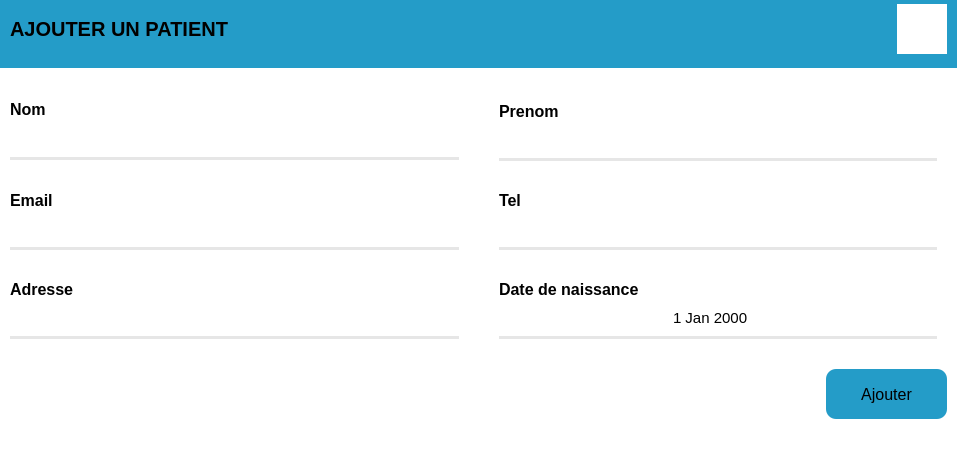
<?xml version="1.0" encoding="UTF-8"?>
<ui version="4.0">
 <class>AjouterPatient</class>
 <widget class="QDialog" name="AjouterPatient">
  <property name="geometry">
   <rect>
    <x>0</x>
    <y>0</y>
    <width>957</width>
    <height>459</height>
   </rect>
  </property>
  <property name="windowTitle">
   <string/>
  </property>
  <layout class="QHBoxLayout" name="horizontalLayout">
   <property name="spacing">
    <number>0</number>
   </property>
   <property name="leftMargin">
    <number>0</number>
   </property>
   <property name="topMargin">
    <number>0</number>
   </property>
   <property name="rightMargin">
    <number>0</number>
   </property>
   <property name="bottomMargin">
    <number>0</number>
   </property>
   <item>
    <widget class="QFrame" name="carre">
     <property name="styleSheet">
      <string notr="true">#carre{
	background-color: rgb(255, 255, 255);
}</string>
     </property>
     <property name="frameShape">
      <enum>QFrame::NoFrame</enum>
     </property>
     <property name="frameShadow">
      <enum>QFrame::Raised</enum>
     </property>
     <layout class="QVBoxLayout" name="verticalLayout_5">
      <property name="spacing">
       <number>0</number>
      </property>
      <property name="leftMargin">
       <number>0</number>
      </property>
      <property name="topMargin">
       <number>0</number>
      </property>
      <property name="rightMargin">
       <number>0</number>
      </property>
      <property name="bottomMargin">
       <number>10</number>
      </property>
      <item>
       <widget class="QFrame" name="autre">
        <property name="maximumSize">
         <size>
          <width>16777215</width>
          <height>70</height>
         </size>
        </property>
        <property name="styleSheet">
         <string notr="true">#autre{
border-bottom: 2px solid rgb(255, 255, 255);
background-color: rgb(36, 156, 200);
}</string>
        </property>
        <property name="frameShape">
         <enum>QFrame::NoFrame</enum>
        </property>
        <property name="frameShadow">
         <enum>QFrame::Raised</enum>
        </property>
        <layout class="QHBoxLayout" name="horizontalLayout_2">
         <property name="spacing">
          <number>0</number>
         </property>
         <property name="leftMargin">
          <number>10</number>
         </property>
         <property name="topMargin">
          <number>0</number>
         </property>
         <property name="rightMargin">
          <number>10</number>
         </property>
         <property name="bottomMargin">
          <number>12</number>
         </property>
         <item>
          <widget class="QLabel" name="label_3">
           <property name="font">
            <font>
             <pointsize>15</pointsize>
             <weight>75</weight>
             <bold>true</bold>
            </font>
           </property>
           <property name="styleSheet">
            <string notr="true">background-color: rgb(36, 156, 200);</string>
           </property>
           <property name="text">
            <string>AJOUTER UN PATIENT</string>
           </property>
          </widget>
         </item>
         <item>
          <widget class="QPushButton" name="femer">
           <property name="maximumSize">
            <size>
             <width>50</width>
             <height>50</height>
            </size>
           </property>
           <property name="cursor">
            <cursorShape>PointingHandCursor</cursorShape>
           </property>
           <property name="styleSheet">
            <string notr="true">background-color: rgb(255, 255, 255);
border: none;</string>
           </property>
           <property name="text">
            <string/>
           </property>
           <property name="icon">
            <iconset resource="icon.qrc">
             <normaloff>:/ICON/close-line.svg</normaloff>:/ICON/close-line.svg</iconset>
           </property>
           <property name="iconSize">
            <size>
             <width>36</width>
             <height>36</height>
            </size>
           </property>
          </widget>
         </item>
        </layout>
       </widget>
      </item>
      <item>
       <widget class="QFrame" name="frame_6">
        <property name="maximumSize">
         <size>
          <width>16777215</width>
          <height>279</height>
         </size>
        </property>
        <property name="styleSheet">
         <string notr="true">#frame_6{
background-color: rgb(255, 255, 255);
}

QLineEdit{
border: none;
border-bottom: 3px solid rgb(230, 230, 230);
background-color: transparent;
}</string>
        </property>
        <property name="frameShape">
         <enum>QFrame::NoFrame</enum>
        </property>
        <property name="frameShadow">
         <enum>QFrame::Raised</enum>
        </property>
        <layout class="QVBoxLayout" name="verticalLayout">
         <property name="spacing">
          <number>0</number>
         </property>
         <property name="leftMargin">
          <number>10</number>
         </property>
         <property name="topMargin">
          <number>0</number>
         </property>
         <property name="rightMargin">
          <number>10</number>
         </property>
         <property name="bottomMargin">
          <number>0</number>
         </property>
         <item>
          <widget class="QFrame" name="frame">
           <property name="frameShape">
            <enum>QFrame::NoFrame</enum>
           </property>
           <property name="frameShadow">
            <enum>QFrame::Raised</enum>
           </property>
           <layout class="QHBoxLayout" name="horizontalLayout_6">
            <property name="spacing">
             <number>0</number>
            </property>
            <property name="leftMargin">
             <number>0</number>
            </property>
            <property name="topMargin">
             <number>0</number>
            </property>
            <property name="rightMargin">
             <number>0</number>
            </property>
            <property name="bottomMargin">
             <number>0</number>
            </property>
            <item>
             <widget class="QFrame" name="frame_4">
              <property name="maximumSize">
               <size>
                <width>16777215</width>
                <height>16777215</height>
               </size>
              </property>
              <property name="frameShape">
               <enum>QFrame::NoFrame</enum>
              </property>
              <property name="frameShadow">
               <enum>QFrame::Raised</enum>
              </property>
              <layout class="QVBoxLayout" name="verticalLayout_2">
               <property name="spacing">
                <number>0</number>
               </property>
               <property name="leftMargin">
                <number>0</number>
               </property>
               <property name="topMargin">
                <number>0</number>
               </property>
               <property name="rightMargin">
                <number>20</number>
               </property>
               <property name="bottomMargin">
                <number>0</number>
               </property>
               <item>
                <widget class="QFrame" name="frame_7">
                 <property name="frameShape">
                  <enum>QFrame::NoFrame</enum>
                 </property>
                 <property name="frameShadow">
                  <enum>QFrame::Raised</enum>
                 </property>
                 <layout class="QHBoxLayout" name="horizontalLayout_3">
                  <property name="spacing">
                   <number>0</number>
                  </property>
                  <property name="leftMargin">
                   <number>0</number>
                  </property>
                  <property name="topMargin">
                   <number>30</number>
                  </property>
                  <property name="rightMargin">
                   <number>0</number>
                  </property>
                  <property name="bottomMargin">
                   <number>0</number>
                  </property>
                  <item>
                   <widget class="QLabel" name="label">
                    <property name="font">
                     <font>
                      <pointsize>12</pointsize>
                      <weight>75</weight>
                      <bold>true</bold>
                     </font>
                    </property>
                    <property name="text">
                     <string>Nom</string>
                    </property>
                   </widget>
                  </item>
                 </layout>
                </widget>
               </item>
               <item>
                <widget class="QFrame" name="frame_5">
                 <property name="frameShape">
                  <enum>QFrame::NoFrame</enum>
                 </property>
                 <property name="frameShadow">
                  <enum>QFrame::Raised</enum>
                 </property>
                 <layout class="QVBoxLayout" name="verticalLayout_3">
                  <property name="spacing">
                   <number>0</number>
                  </property>
                  <property name="leftMargin">
                   <number>0</number>
                  </property>
                  <property name="topMargin">
                   <number>0</number>
                  </property>
                  <property name="rightMargin">
                   <number>0</number>
                  </property>
                  <property name="bottomMargin">
                   <number>0</number>
                  </property>
                  <item>
                   <widget class="QLineEdit" name="L_nomP">
                    <property name="minimumSize">
                     <size>
                      <width>0</width>
                      <height>40</height>
                     </size>
                    </property>
                    <property name="font">
                     <font>
                      <pointsize>11</pointsize>
                     </font>
                    </property>
                    <property name="inputMethodHints">
                     <set>Qt::ImhNone</set>
                    </property>
                    <property name="cursorPosition">
                     <number>0</number>
                    </property>
                   </widget>
                  </item>
                 </layout>
                </widget>
               </item>
              </layout>
             </widget>
            </item>
            <item>
             <widget class="QFrame" name="frame_8">
              <property name="frameShape">
               <enum>QFrame::NoFrame</enum>
              </property>
              <property name="frameShadow">
               <enum>QFrame::Raised</enum>
              </property>
              <layout class="QVBoxLayout" name="verticalLayout_4">
               <property name="spacing">
                <number>0</number>
               </property>
               <property name="leftMargin">
                <number>20</number>
               </property>
               <property name="topMargin">
                <number>0</number>
               </property>
               <property name="rightMargin">
                <number>0</number>
               </property>
               <property name="bottomMargin">
                <number>0</number>
               </property>
               <item>
                <widget class="QFrame" name="frame_9">
                 <property name="frameShape">
                  <enum>QFrame::NoFrame</enum>
                 </property>
                 <property name="frameShadow">
                  <enum>QFrame::Raised</enum>
                 </property>
                 <layout class="QHBoxLayout" name="horizontalLayout_4">
                  <property name="spacing">
                   <number>0</number>
                  </property>
                  <property name="leftMargin">
                   <number>0</number>
                  </property>
                  <property name="topMargin">
                   <number>32</number>
                  </property>
                  <property name="rightMargin">
                   <number>0</number>
                  </property>
                  <property name="bottomMargin">
                   <number>0</number>
                  </property>
                  <item>
                   <widget class="QLabel" name="label_2">
                    <property name="font">
                     <font>
                      <pointsize>12</pointsize>
                      <weight>75</weight>
                      <bold>true</bold>
                     </font>
                    </property>
                    <property name="text">
                     <string>Prenom</string>
                    </property>
                   </widget>
                  </item>
                 </layout>
                </widget>
               </item>
               <item>
                <widget class="QFrame" name="frame_10">
                 <property name="frameShape">
                  <enum>QFrame::NoFrame</enum>
                 </property>
                 <property name="frameShadow">
                  <enum>QFrame::Raised</enum>
                 </property>
                 <layout class="QVBoxLayout" name="verticalLayout_6">
                  <property name="spacing">
                   <number>0</number>
                  </property>
                  <property name="leftMargin">
                   <number>0</number>
                  </property>
                  <property name="topMargin">
                   <number>0</number>
                  </property>
                  <property name="rightMargin">
                   <number>10</number>
                  </property>
                  <property name="bottomMargin">
                   <number>0</number>
                  </property>
                  <item>
                   <widget class="QLineEdit" name="L_prenomP">
                    <property name="minimumSize">
                     <size>
                      <width>0</width>
                      <height>40</height>
                     </size>
                    </property>
                    <property name="font">
                     <font>
                      <pointsize>11</pointsize>
                     </font>
                    </property>
                    <property name="placeholderText">
                     <string/>
                    </property>
                   </widget>
                  </item>
                 </layout>
                </widget>
               </item>
              </layout>
             </widget>
            </item>
           </layout>
          </widget>
         </item>
         <item>
          <widget class="QFrame" name="frame_2">
           <property name="frameShape">
            <enum>QFrame::NoFrame</enum>
           </property>
           <property name="frameShadow">
            <enum>QFrame::Raised</enum>
           </property>
           <layout class="QHBoxLayout" name="horizontalLayout_8">
            <property name="spacing">
             <number>0</number>
            </property>
            <property name="leftMargin">
             <number>0</number>
            </property>
            <property name="topMargin">
             <number>0</number>
            </property>
            <property name="rightMargin">
             <number>0</number>
            </property>
            <property name="bottomMargin">
             <number>0</number>
            </property>
            <item>
             <widget class="QFrame" name="frame_26">
              <property name="maximumSize">
               <size>
                <width>16777215</width>
                <height>16777215</height>
               </size>
              </property>
              <property name="frameShape">
               <enum>QFrame::NoFrame</enum>
              </property>
              <property name="frameShadow">
               <enum>QFrame::Raised</enum>
              </property>
              <layout class="QVBoxLayout" name="verticalLayout_19">
               <property name="spacing">
                <number>0</number>
               </property>
               <property name="leftMargin">
                <number>0</number>
               </property>
               <property name="topMargin">
                <number>0</number>
               </property>
               <property name="rightMargin">
                <number>20</number>
               </property>
               <property name="bottomMargin">
                <number>0</number>
               </property>
               <item>
                <widget class="QFrame" name="frame_27">
                 <property name="frameShape">
                  <enum>QFrame::NoFrame</enum>
                 </property>
                 <property name="frameShadow">
                  <enum>QFrame::Raised</enum>
                 </property>
                 <layout class="QHBoxLayout" name="horizontalLayout_12">
                  <property name="spacing">
                   <number>0</number>
                  </property>
                  <property name="leftMargin">
                   <number>0</number>
                  </property>
                  <property name="topMargin">
                   <number>30</number>
                  </property>
                  <property name="rightMargin">
                   <number>0</number>
                  </property>
                  <property name="bottomMargin">
                   <number>0</number>
                  </property>
                  <item>
                   <widget class="QLabel" name="label_10">
                    <property name="font">
                     <font>
                      <pointsize>12</pointsize>
                      <weight>75</weight>
                      <bold>true</bold>
                     </font>
                    </property>
                    <property name="text">
                     <string>Email</string>
                    </property>
                   </widget>
                  </item>
                 </layout>
                </widget>
               </item>
               <item>
                <widget class="QFrame" name="frame_28">
                 <property name="frameShape">
                  <enum>QFrame::NoFrame</enum>
                 </property>
                 <property name="frameShadow">
                  <enum>QFrame::Raised</enum>
                 </property>
                 <layout class="QVBoxLayout" name="verticalLayout_20">
                  <property name="spacing">
                   <number>0</number>
                  </property>
                  <property name="leftMargin">
                   <number>0</number>
                  </property>
                  <property name="topMargin">
                   <number>0</number>
                  </property>
                  <property name="rightMargin">
                   <number>0</number>
                  </property>
                  <property name="bottomMargin">
                   <number>0</number>
                  </property>
                  <item>
                   <widget class="QLineEdit" name="L_emailP">
                    <property name="minimumSize">
                     <size>
                      <width>0</width>
                      <height>40</height>
                     </size>
                    </property>
                    <property name="font">
                     <font>
                      <pointsize>11</pointsize>
                     </font>
                    </property>
                   </widget>
                  </item>
                 </layout>
                </widget>
               </item>
              </layout>
             </widget>
            </item>
            <item>
             <widget class="QFrame" name="frame_14">
              <property name="maximumSize">
               <size>
                <width>16777215</width>
                <height>16777215</height>
               </size>
              </property>
              <property name="frameShape">
               <enum>QFrame::NoFrame</enum>
              </property>
              <property name="frameShadow">
               <enum>QFrame::Raised</enum>
              </property>
              <layout class="QVBoxLayout" name="verticalLayout_15">
               <property name="spacing">
                <number>0</number>
               </property>
               <property name="leftMargin">
                <number>20</number>
               </property>
               <property name="topMargin">
                <number>0</number>
               </property>
               <property name="rightMargin">
                <number>0</number>
               </property>
               <property name="bottomMargin">
                <number>0</number>
               </property>
               <item>
                <widget class="QFrame" name="frame_17">
                 <property name="frameShape">
                  <enum>QFrame::NoFrame</enum>
                 </property>
                 <property name="frameShadow">
                  <enum>QFrame::Raised</enum>
                 </property>
                 <layout class="QHBoxLayout" name="horizontalLayout_10">
                  <property name="spacing">
                   <number>0</number>
                  </property>
                  <property name="leftMargin">
                   <number>0</number>
                  </property>
                  <property name="topMargin">
                   <number>30</number>
                  </property>
                  <property name="rightMargin">
                   <number>0</number>
                  </property>
                  <property name="bottomMargin">
                   <number>0</number>
                  </property>
                  <item>
                   <widget class="QLabel" name="label_8">
                    <property name="font">
                     <font>
                      <pointsize>12</pointsize>
                      <weight>75</weight>
                      <bold>true</bold>
                     </font>
                    </property>
                    <property name="text">
                     <string>Tel</string>
                    </property>
                   </widget>
                  </item>
                 </layout>
                </widget>
               </item>
               <item>
                <widget class="QFrame" name="frame_20">
                 <property name="frameShape">
                  <enum>QFrame::NoFrame</enum>
                 </property>
                 <property name="frameShadow">
                  <enum>QFrame::Raised</enum>
                 </property>
                 <layout class="QVBoxLayout" name="verticalLayout_16">
                  <property name="spacing">
                   <number>0</number>
                  </property>
                  <property name="leftMargin">
                   <number>0</number>
                  </property>
                  <property name="topMargin">
                   <number>0</number>
                  </property>
                  <property name="rightMargin">
                   <number>10</number>
                  </property>
                  <property name="bottomMargin">
                   <number>0</number>
                  </property>
                  <item>
                   <widget class="QLineEdit" name="L_telP">
                    <property name="minimumSize">
                     <size>
                      <width>0</width>
                      <height>40</height>
                     </size>
                    </property>
                    <property name="font">
                     <font>
                      <pointsize>11</pointsize>
                     </font>
                    </property>
                   </widget>
                  </item>
                 </layout>
                </widget>
               </item>
              </layout>
             </widget>
            </item>
           </layout>
          </widget>
         </item>
         <item>
          <widget class="QFrame" name="frame_3">
           <property name="frameShape">
            <enum>QFrame::NoFrame</enum>
           </property>
           <property name="frameShadow">
            <enum>QFrame::Raised</enum>
           </property>
           <layout class="QHBoxLayout" name="horizontalLayout_7">
            <property name="spacing">
             <number>0</number>
            </property>
            <property name="leftMargin">
             <number>0</number>
            </property>
            <property name="topMargin">
             <number>0</number>
            </property>
            <property name="rightMargin">
             <number>0</number>
            </property>
            <property name="bottomMargin">
             <number>0</number>
            </property>
            <item>
             <widget class="QFrame" name="frame_11">
              <property name="frameShape">
               <enum>QFrame::NoFrame</enum>
              </property>
              <property name="frameShadow">
               <enum>QFrame::Raised</enum>
              </property>
              <layout class="QVBoxLayout" name="verticalLayout_7">
               <property name="spacing">
                <number>0</number>
               </property>
               <property name="leftMargin">
                <number>0</number>
               </property>
               <property name="topMargin">
                <number>0</number>
               </property>
               <property name="rightMargin">
                <number>20</number>
               </property>
               <property name="bottomMargin">
                <number>0</number>
               </property>
               <item>
                <widget class="QFrame" name="frame_12">
                 <property name="frameShape">
                  <enum>QFrame::NoFrame</enum>
                 </property>
                 <property name="frameShadow">
                  <enum>QFrame::Raised</enum>
                 </property>
                 <layout class="QHBoxLayout" name="horizontalLayout_5">
                  <property name="spacing">
                   <number>0</number>
                  </property>
                  <property name="leftMargin">
                   <number>0</number>
                  </property>
                  <property name="topMargin">
                   <number>30</number>
                  </property>
                  <property name="rightMargin">
                   <number>0</number>
                  </property>
                  <property name="bottomMargin">
                   <number>0</number>
                  </property>
                  <item>
                   <widget class="QLabel" name="label_4">
                    <property name="font">
                     <font>
                      <pointsize>12</pointsize>
                      <weight>75</weight>
                      <bold>true</bold>
                     </font>
                    </property>
                    <property name="text">
                     <string>Adresse</string>
                    </property>
                   </widget>
                  </item>
                 </layout>
                </widget>
               </item>
               <item>
                <widget class="QFrame" name="frame_13">
                 <property name="frameShape">
                  <enum>QFrame::NoFrame</enum>
                 </property>
                 <property name="frameShadow">
                  <enum>QFrame::Raised</enum>
                 </property>
                 <layout class="QVBoxLayout" name="verticalLayout_8">
                  <property name="spacing">
                   <number>0</number>
                  </property>
                  <property name="leftMargin">
                   <number>0</number>
                  </property>
                  <property name="topMargin">
                   <number>0</number>
                  </property>
                  <property name="rightMargin">
                   <number>0</number>
                  </property>
                  <property name="bottomMargin">
                   <number>0</number>
                  </property>
                  <item>
                   <widget class="QLineEdit" name="L_adresseP">
                    <property name="minimumSize">
                     <size>
                      <width>0</width>
                      <height>40</height>
                     </size>
                    </property>
                    <property name="font">
                     <font>
                      <pointsize>11</pointsize>
                     </font>
                    </property>
                   </widget>
                  </item>
                 </layout>
                </widget>
               </item>
              </layout>
             </widget>
            </item>
            <item>
             <widget class="QFrame" name="frame_23">
              <property name="minimumSize">
               <size>
                <width>468</width>
                <height>0</height>
               </size>
              </property>
              <property name="frameShape">
               <enum>QFrame::NoFrame</enum>
              </property>
              <property name="frameShadow">
               <enum>QFrame::Raised</enum>
              </property>
              <layout class="QVBoxLayout" name="verticalLayout_17">
               <property name="spacing">
                <number>0</number>
               </property>
               <property name="leftMargin">
                <number>20</number>
               </property>
               <property name="topMargin">
                <number>0</number>
               </property>
               <property name="rightMargin">
                <number>0</number>
               </property>
               <property name="bottomMargin">
                <number>0</number>
               </property>
               <item>
                <widget class="QFrame" name="frame_24">
                 <property name="frameShape">
                  <enum>QFrame::NoFrame</enum>
                 </property>
                 <property name="frameShadow">
                  <enum>QFrame::Raised</enum>
                 </property>
                 <layout class="QHBoxLayout" name="horizontalLayout_11">
                  <property name="spacing">
                   <number>0</number>
                  </property>
                  <property name="leftMargin">
                   <number>0</number>
                  </property>
                  <property name="topMargin">
                   <number>30</number>
                  </property>
                  <property name="rightMargin">
                   <number>0</number>
                  </property>
                  <property name="bottomMargin">
                   <number>0</number>
                  </property>
                  <item>
                   <widget class="QLabel" name="label_9">
                    <property name="font">
                     <font>
                      <pointsize>12</pointsize>
                      <weight>75</weight>
                      <bold>true</bold>
                     </font>
                    </property>
                    <property name="text">
                     <string>Date de naissance</string>
                    </property>
                   </widget>
                  </item>
                 </layout>
                </widget>
               </item>
               <item>
                <widget class="QFrame" name="frame_25">
                 <property name="frameShape">
                  <enum>QFrame::NoFrame</enum>
                 </property>
                 <property name="frameShadow">
                  <enum>QFrame::Raised</enum>
                 </property>
                 <layout class="QVBoxLayout" name="verticalLayout_18">
                  <property name="spacing">
                   <number>0</number>
                  </property>
                  <property name="leftMargin">
                   <number>0</number>
                  </property>
                  <property name="topMargin">
                   <number>0</number>
                  </property>
                  <property name="rightMargin">
                   <number>10</number>
                  </property>
                  <property name="bottomMargin">
                   <number>0</number>
                  </property>
                  <item>
                   <widget class="QDateEdit" name="D_naissanceP">
                    <property name="minimumSize">
                     <size>
                      <width>0</width>
                      <height>40</height>
                     </size>
                    </property>
                    <property name="font">
                     <font>
                      <pointsize>11</pointsize>
                     </font>
                    </property>
                    <property name="styleSheet">
                     <string notr="true">border: none;
background-color: transparent;
border-bottom: 3px solid rgb(230, 230, 230);</string>
                    </property>
                    <property name="alignment">
                     <set>Qt::AlignCenter</set>
                    </property>
                    <property name="buttonSymbols">
                     <enum>QAbstractSpinBox::UpDownArrows</enum>
                    </property>
                   </widget>
                  </item>
                 </layout>
                </widget>
               </item>
              </layout>
             </widget>
            </item>
           </layout>
          </widget>
         </item>
        </layout>
       </widget>
      </item>
      <item>
       <widget class="QFrame" name="frame_15">
        <property name="frameShape">
         <enum>QFrame::NoFrame</enum>
        </property>
        <property name="frameShadow">
         <enum>QFrame::Raised</enum>
        </property>
        <layout class="QHBoxLayout" name="horizontalLayout_13">
         <property name="spacing">
          <number>0</number>
         </property>
         <property name="leftMargin">
          <number>0</number>
         </property>
         <property name="topMargin">
          <number>0</number>
         </property>
         <property name="rightMargin">
          <number>0</number>
         </property>
         <property name="bottomMargin">
          <number>0</number>
         </property>
         <item>
          <spacer name="horizontalSpacer">
           <property name="orientation">
            <enum>Qt::Horizontal</enum>
           </property>
           <property name="sizeHint" stdset="0">
            <size>
             <width>823</width>
             <height>20</height>
            </size>
           </property>
          </spacer>
         </item>
         <item>
          <widget class="QFrame" name="frame_16">
           <property name="cursor">
            <cursorShape>ArrowCursor</cursorShape>
           </property>
           <property name="frameShape">
            <enum>QFrame::NoFrame</enum>
           </property>
           <property name="frameShadow">
            <enum>QFrame::Raised</enum>
           </property>
           <layout class="QHBoxLayout" name="horizontalLayout_9">
            <property name="spacing">
             <number>0</number>
            </property>
            <property name="leftMargin">
             <number>0</number>
            </property>
            <property name="topMargin">
             <number>0</number>
            </property>
            <property name="rightMargin">
             <number>10</number>
            </property>
            <property name="bottomMargin">
             <number>0</number>
            </property>
            <item>
             <widget class="QPushButton" name="btnAjoutPatient">
              <property name="minimumSize">
               <size>
                <width>121</width>
                <height>50</height>
               </size>
              </property>
              <property name="font">
               <font>
                <pointsize>12</pointsize>
               </font>
              </property>
              <property name="styleSheet">
               <string notr="true">background-color: rgb(36, 156, 200);
color: rgb(0, 0, 0);
border: none;
border-radius: 10px;</string>
              </property>
              <property name="text">
               <string>Ajouter</string>
              </property>
              <property name="icon">
               <iconset resource="icon.qrc">
                <normaloff>:/ICON/plus.svg</normaloff>:/ICON/plus.svg</iconset>
              </property>
              <property name="iconSize">
               <size>
                <width>24</width>
                <height>24</height>
               </size>
              </property>
             </widget>
            </item>
           </layout>
          </widget>
         </item>
        </layout>
       </widget>
      </item>
     </layout>
    </widget>
   </item>
  </layout>
 </widget>
 <resources>
  <include location="icon.qrc"/>
 </resources>
 <connections/>
</ui>
